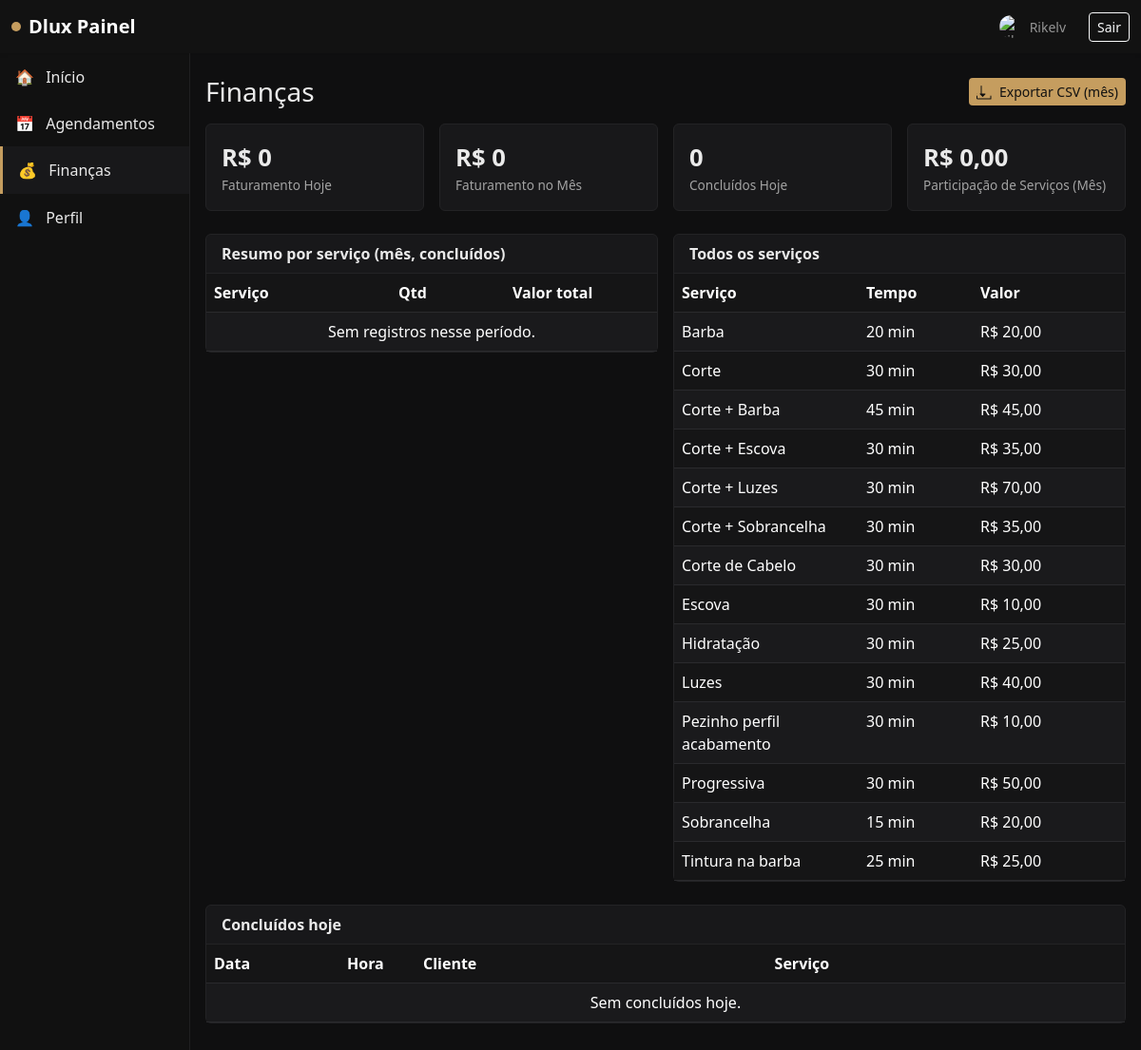
Before: /painel/financas/ (signed in) with the older database file.
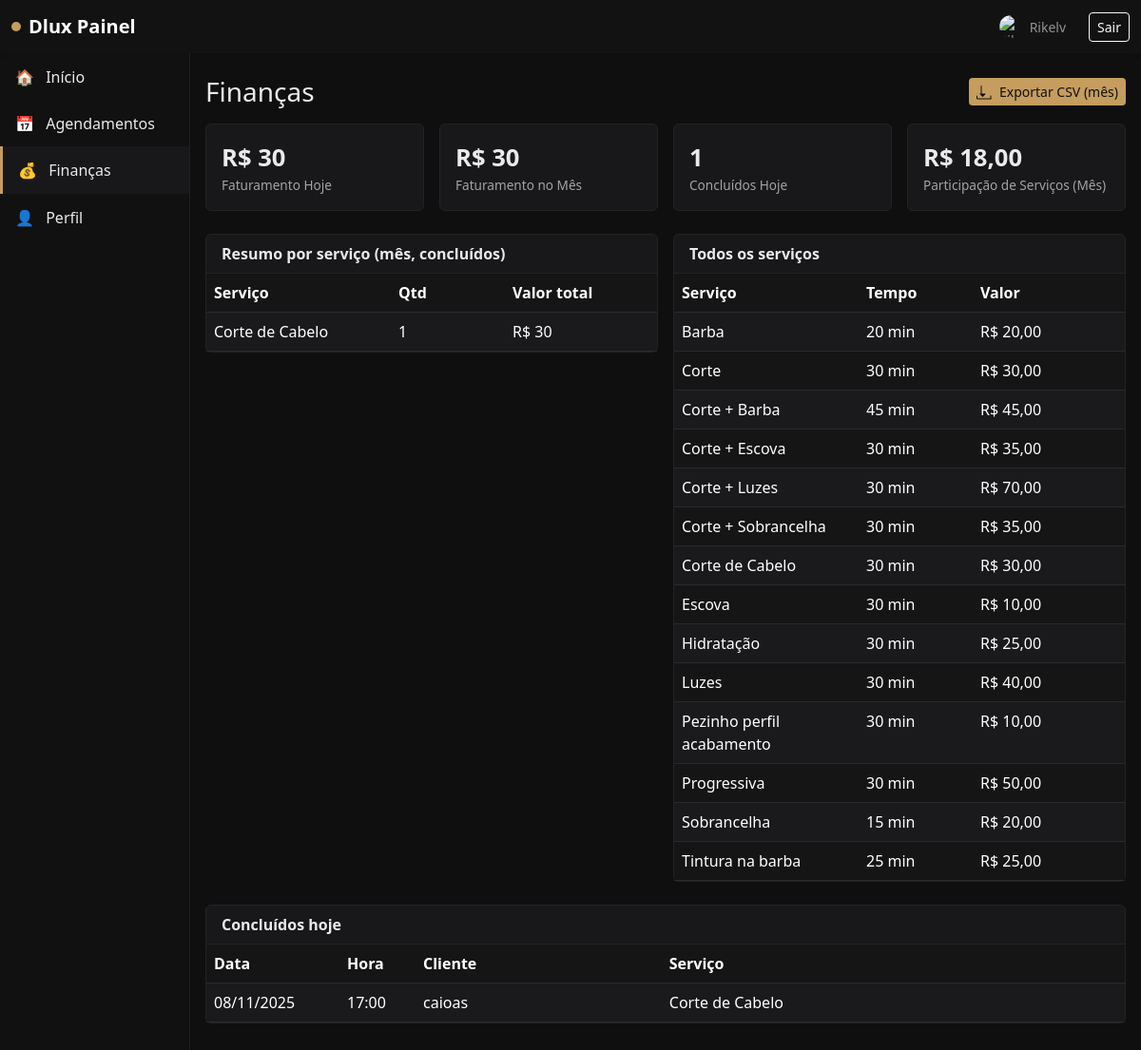
After: the same page with the newer database file.
### services/models.py (models this page shows, shortened)
class Service(models.Model):
    title = models.CharField(max_length=120)
    price = models.DecimalField(max_digits=8, decimal_places=2)
    duration_minutes = models.PositiveIntegerField(default=30)
    active = models.BooleanField(default=True)

### appointments/models.py (models this page shows, shortened)
class Appointment(models.Model):
    STATUS_SCHEDULED = 'scheduled'
    STATUS_DONE = 'done'
    STATUS_CANCELLED = 'cancelled'
    STATUS_CHOICES = [
        (STATUS_SCHEDULED, 'Agendado'),
        (STATUS_DONE, 'Finalizado'),
        (STATUS_CANCELLED, 'Cancelado'),
    ]
    barber = models.ForeignKey(User, on_delete=models.CASCADE, limit_choices_to={'role': User.BARBER}, related_name='appointments')
    client_name = models.CharField(max_length=120)
    client_phone = models.CharField(max_length=32)
    service = models.ForeignKey(Service, on_delete=models.PROTECT)
    start_datetime = models.DateTimeField()
    end_datetime = models.DateTimeField()
    status = models.CharField(max_length=12, choices=STATUS_CHOICES, default=STATUS_SCHEDULED)
    notes = models.TextField(blank=True)
    created_at = models.DateTimeField(auto_now_add=True)
    class Meta:
        indexes = [
            models.Index(fields=['barber', 'start_datetime']),
            models.Index(fields=['status']),
        ]

### users/views.py (the view, shortened to what this page needs)
# urls.py: path('painel/financas/', panel_finances, name='panel_finances'),
@login_required
def panel_finances(request: HttpRequest):
    user: User = request.user  # type: ignore
    Appointment.objects.filter(status='scheduled', end_datetime__lte=timezone.now()).update(status='done')
    now = timezone.localtime()
    today_start = now.replace(hour=0, minute=0, second=0, microsecond=0)
    today_end = today_start + timezone.timedelta(days=1)
    month_start = today_start.replace(day=1)
    sales_filter = {}
    appts_filter = {}
    is_admin = user.role == User.ADMIN
    special_full_access_usernames = {"kaue", "alafy", "alafi", "alefi"}
    is_special_finances_view = str(getattr(user, 'username', '')).lower() in special_full_access_usernames
    if not is_admin:
        sales_filter['barber'] = user
        appts_filter['barber'] = user
    special_full_access_usernames = {"kaue", "alafy", "alafi", "alefi"}
    is_special_finances_view = str(getattr(user, 'username', '')).lower() in special_full_access_usernames
    sales_today = Sale.objects.filter(created_at__gte=today_start, created_at__lt=today_end, **sales_filter)
    sales_month = Sale.objects.filter(created_at__gte=month_start, created_at__lt=today_end, **sales_filter)
    appts_completed_today = Appointment.objects.filter(status='done', start_datetime__gte=today_start, start_datetime__lt=today_end, **appts_filter)
    appts_month_done = Appointment.objects.filter(status='done', start_datetime__gte=month_start, start_datetime__lt=today_end, **appts_filter)
    appts_today_value = appts_completed_today.aggregate(total=Sum('service__price'))['total'] or 0
    appts_month_value = appts_month_done.aggregate(total=Sum('service__price'))['total'] or 0
    sales_today_value = sales_today.filter(status='paid').aggregate(total=Sum('amount'))['total'] or 0
    sales_month_value = sales_month.filter(status='paid').aggregate(total=Sum('amount'))['total'] or 0
    kpis = {
        'today_revenue': (appts_today_value or 0) + (sales_today_value or 0),
        'month_revenue': (appts_month_value or 0) + (sales_month_value or 0),
        'sales_count': sales_today.count(),
        'appts_completed': appts_completed_today.count() + sales_today.count(),
    }
    if not is_admin:
        uname = (user.username or '').lower()
        self_services_month = appts_month_done.aggregate(total=Sum('service__price'))['total'] or Decimal('0')
        share_month: Decimal = Decimal('0')
        if uname in ['rikelv', 'emerson', 'kevin']:
            share_month = self_services_month * Decimal('0.60')
        kpis['barber_share_month'] = share_month.quantize(Decimal('0.01'), rounding=ROUND_HALF_UP)
    recent_sales = Sale.objects.filter(**sales_filter).order_by('-created_at')[:10]
    breakdown_source_qs = (
        Appointment.objects.filter(
            status='done',
            start_datetime__gte=month_start,
            start_datetime__lt=today_end,
        ) if (is_admin or is_special_finances_view) else appts_month_done
    )
    appt_breakdown = breakdown_source_qs.values('service__id', 'service__title').annotate(
        count=Count('id'),
        total_value=Sum('service__price')
    )
    sales_breakdown = Sale.objects.filter(
        created_at__gte=month_start,
        created_at__lt=today_end,
        status='paid',
        **sales_filter
    ).filter(service__isnull=False).values('service__id', 'service__title').annotate(
        count=Count('id'),
        total_value=Sum('amount')
    )
    combined_map = {}
    for r in appt_breakdown:
        sid = r['service__id']
        combined_map[sid] = {
            'service__id': sid,
            'service__title': r['service__title'],
            'count': r['count'],
            'total_value': r['total_value'] or 0,
        }
    breakdown_by_service = sorted(combined_map.values(), key=lambda x: x['total_value'], reverse=True)
    breakdown_by_barber = appts_month_done.values('barber__id', 'barber__display_name', 'barber__username').annotate(
        count=Count('id'),
        total_value=Sum('service__price')
    ).order_by('-total_value')
    return render(request, 'panel_finances.html', {
        'kpis': kpis,
        'recent_sales': recent_sales,
        'completed_today': appts_completed_today.order_by('end_datetime'),
        'is_admin': is_admin,
        'is_special_finances_view': is_special_finances_view,
        'can_withdraw': (not is_admin) and is_special_finances_view,
        'breakdown_by_service': breakdown_by_service,
        'breakdown_by_barber': breakdown_by_barber,
        'all_services': Service.objects.filter(active=True).order_by('title'),
    })

### templates/panel_finances.html (shortened to what this page needs)
{% extends 'base.html' %}
{% block content %}
<div class="d-flex justify-content-between align-items-center mb-3">
  <h3 class="mb-0">Finanças</h3>
  <div>
    <a href="?export=csv" class="btn btn-sm btn-accent d-inline-flex align-items-center">
      Exportar CSV (mês)
    </a>
  </div>
</div>
<div class="row g-3 mb-4">
  <div class="col-sm-6 col-lg">
    <div class="card card-panel">
      <div class="card-body">
        <div class="kpi">R$ {{ kpis.today_revenue }}</div>
        <div class="kpi-label">Faturamento Hoje</div>
      </div>
    </div>
  </div>
  <div class="col-sm-6 col-lg">
    <div class="card card-panel">
      <div class="card-body">
        <div class="kpi">R$ {{ kpis.month_revenue }}</div>
        <div class="kpi-label">Faturamento no Mês</div>
      </div>
    </div>
  </div>
  <div class="col-sm-6 col-lg">
    <div class="card card-panel">
      <div class="card-body">
        <div class="kpi">{{ kpis.appts_completed }}</div>
        <div class="kpi-label">Concluídos Hoje</div>
      </div>
    </div>
  </div>
  {% if not is_admin %}
  <div class="col-sm-6 col-lg">
    <div class="card card-panel">
      <div class="card-body">
        <div class="kpi">R$ {{ kpis.barber_share_month }}</div>
        <div class="kpi-label">Participação de Serviços (Mês)</div>
      </div>
    </div>
  </div>
  {% endif %}
</div>
<div class="row g-3">
  <div class="col-lg-6">
    <div class="card card-panel mb-4">
      <div class="card-header fw-semibold">Resumo por serviço (mês, concluídos)</div>
      <div class="card-body p-0">
        <table class="table table-dark table-striped mb-0">
          <thead>
            <tr>
              <th>Serviço</th>
              <th style="width: 120px;">Qtd</th>
              <th style="width: 160px;">Valor total</th>
            </tr>
          </thead>
          <tbody>
            {% for row in breakdown_by_service %}
            <tr>
              <td>{{ row.service__title }}</td>
              <td>{{ row.count }}</td>
              <td>R$ {{ row.total_value }}</td>
            </tr>
            {% empty %}
            <tr><td colspan="3" class="text-center muted">Sem registros nesse período.</td></tr>
            {% endfor %}
          </tbody>
        </table>
      </div>
    </div>
  </div>
  <div class="col-lg-6">
    <div class="card card-panel mb-4">
      <div class="card-header fw-semibold">Todos os serviços</div>
      <div class="card-body p-0">
        <table class="table table-dark table-striped mb-0">
          <thead>
            <tr>
              <th>Serviço</th>
              <th style="width: 120px;">Tempo</th>
              <th style="width: 160px;">Valor</th>
            </tr>
          </thead>
          <tbody>
            {% for s in all_services %}
            <tr>
              <td>{{ s.title }}</td>
              <td>{% if s.duration_minutes %}{{ s.duration_minutes }} min{% endif %}</td>
              <td>R$ {{ s.price }}</td>
            </tr>
            {% empty %}
            <tr><td colspan="3" class="text-center muted">Nenhum serviço cadastrado.</td></tr>
            {% endfor %}
          </tbody>
        </table>
      </div>
    </div>
  </div>
</div>
<div class="row g-3">
  <div class="col-12">
    <div class="card card-panel mb-4">
      <div class="card-header fw-semibold">Concluídos hoje</div>
      <div class="card-body p-0">
        <table class="table table-dark table-striped mb-0">
          <thead>
            <tr>
              <th style="width: 140px;">Data</th>
              <th style="width: 80px;">Hora</th>
              <th>Cliente</th>
              <th>Serviço</th>
            </tr>
          </thead>
          <tbody>
            {% for a in completed_today %}
            <tr>
              <td>{{ a.start_datetime|date:'d/m/Y' }}</td>
              <td>{{ a.start_datetime|date:'H:i' }}</td>
              <td>{{ a.client_name }}</td>
              <td>{{ a.service.title }}</td>
            </tr>
            {% empty %}
            <tr><td colspan="5" class="text-center muted">Sem concluídos hoje.</td></tr>
            {% endfor %}
          </tbody>
        </table>
      </div>
    </div>
  </div>
</div>
{% endblock %}

Changed rows visible on the page:
now on one of the page's lists (row unchanged): Service: service__title "Corte de Cabelo"
added Appointment: start_datetime "08/11/2025", start_datetime "17:00", client_name "caioas", service "Corte de Cabelo"
Other visible differences:
{{ kpis.today_revenue }}: "0" → "30"
{{ kpis.month_revenue }}: "0" → "30"
{{ kpis.appts_completed }}: "0" → "1"
{{ kpis.barber_share_month }}: "0,00" → "18,00"
text no longer shown: "Sem registros nesse período. Sem concluídos hoje."
